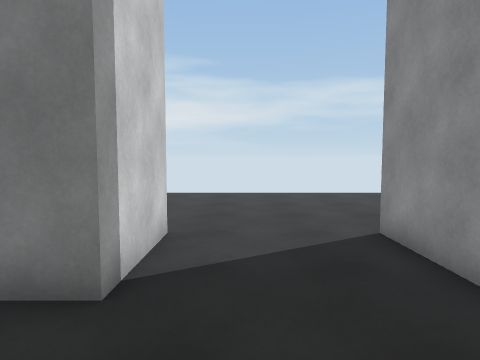
[1] (above)

24 first-person views from a walk through a Unity game level. The camera is 1.5 m above the floor, tilts 4° down and sees 75° across. The floor is counted in squares, 1 m on a side. Each view is taken from the middle of a square. On the plan, view 1 faces up. The plan holds only what a view shows up to about 15 squares ahead; the rest is blank. The place goes on beyond the plan.

[2]
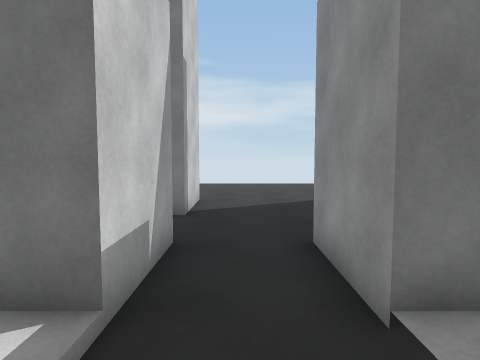

[3]
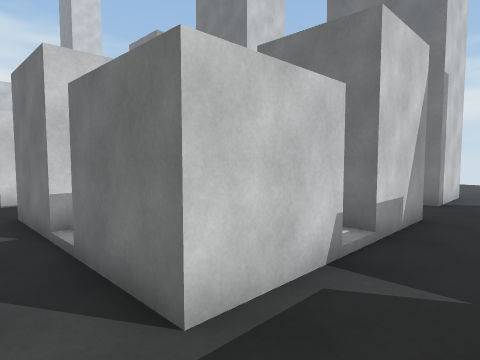

[4]
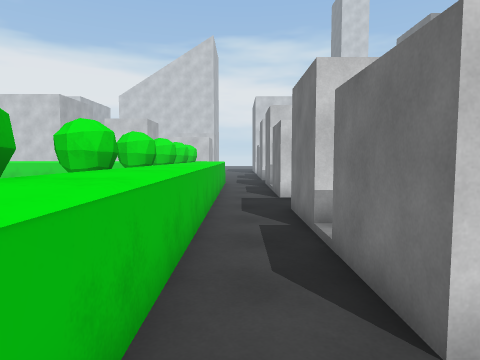

[5]
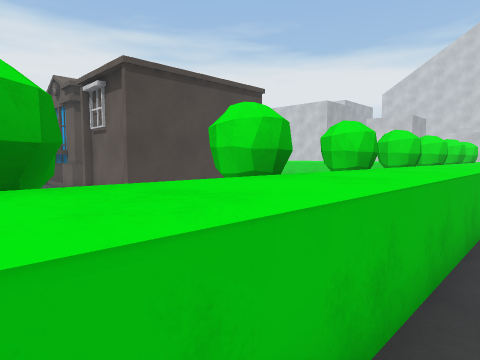

[6]
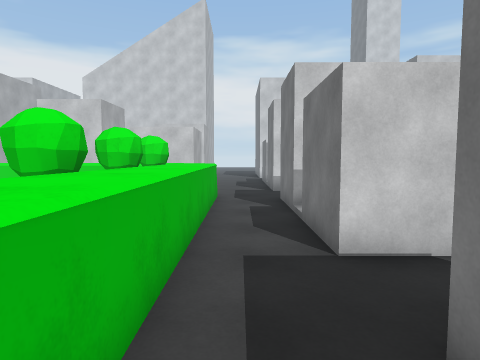

[7]
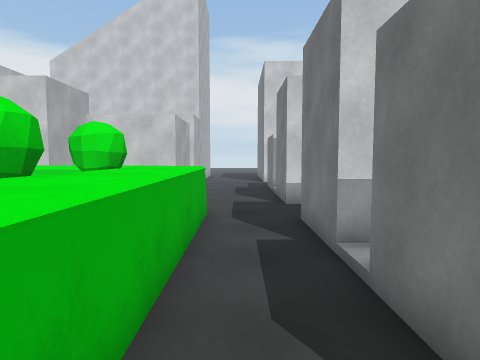

[8]
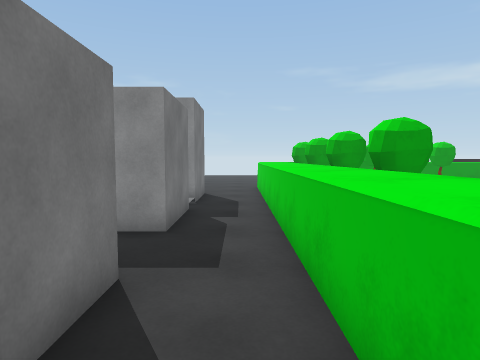

[9]
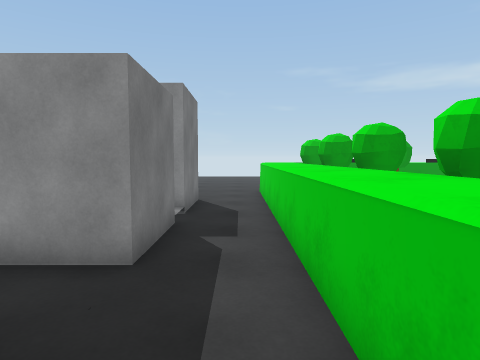

[10]
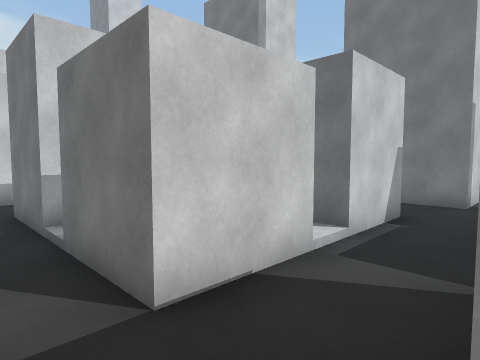

[11]
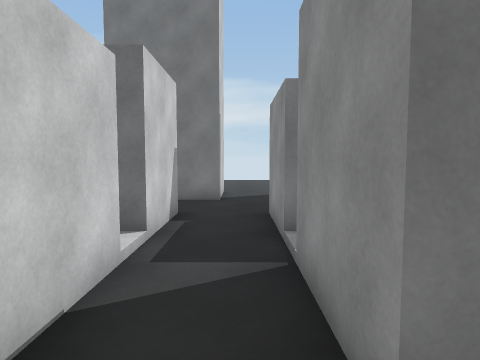

[12]
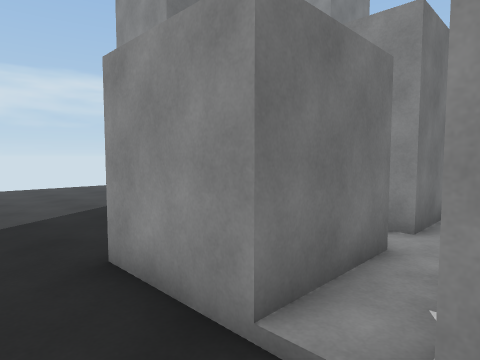

[13]
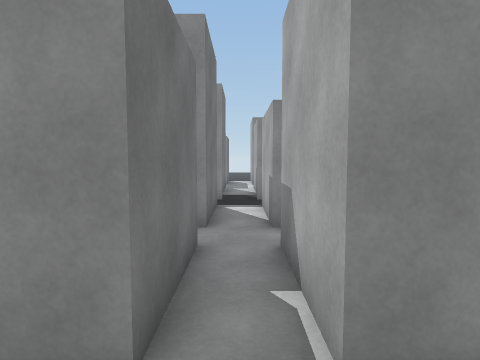

[14]
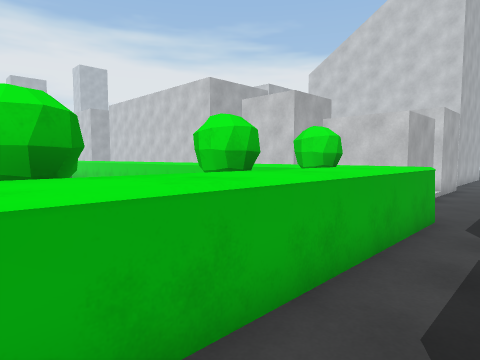

[15]
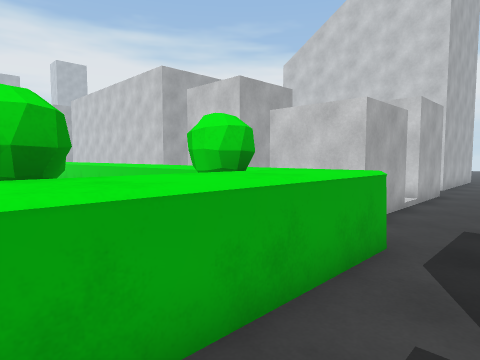

[16]
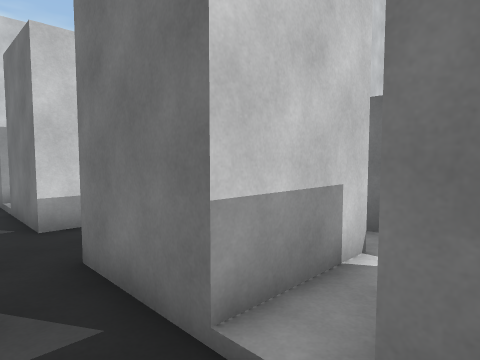

[17]
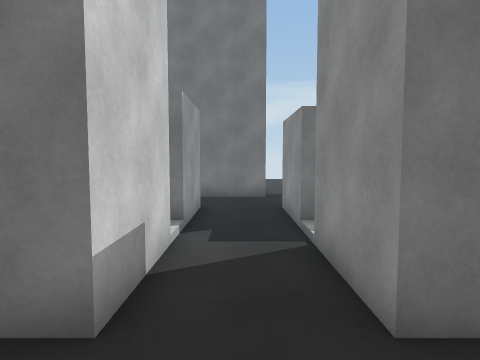

[18]
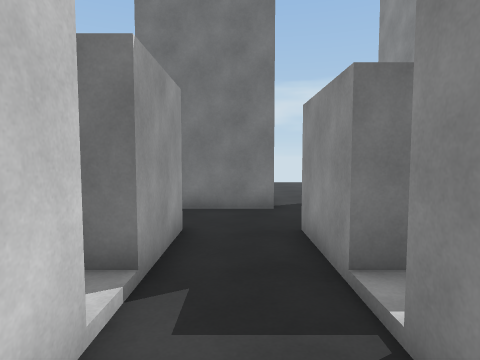

[19]
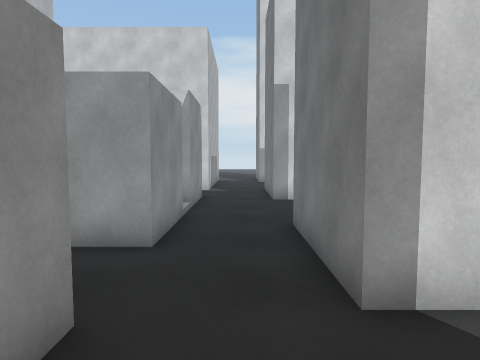

[20]
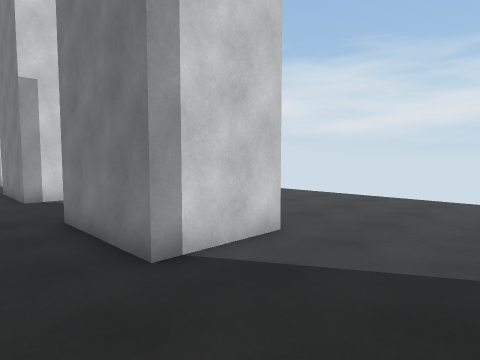

[21]
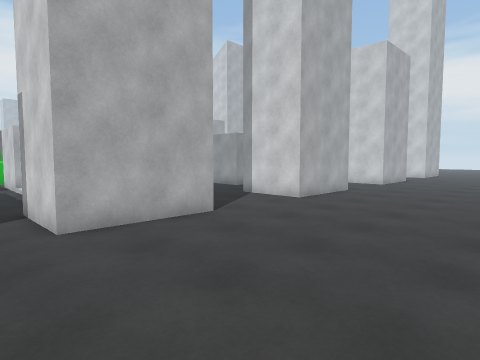

[22]
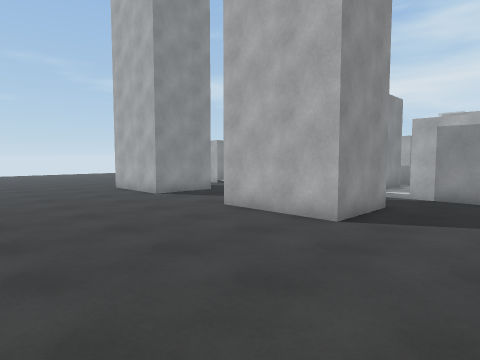

[23]
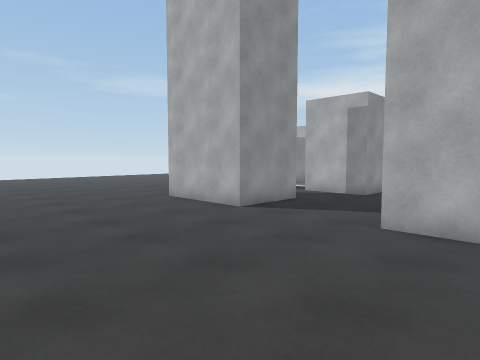

[24]
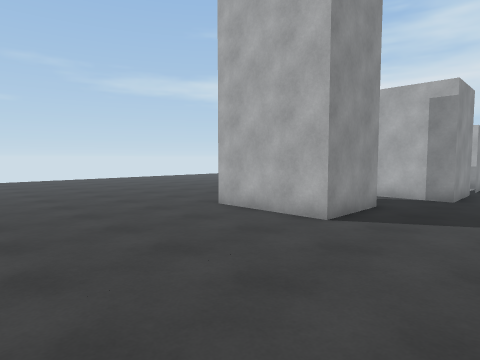

### Floor plan
Key: @ floor where view 1 was taken; # wall or solid block; . main floor; : floor 0.25 m higher than the main floor; / step, stairs or slope; ^ raised ledge.
Columns run from 22 left of view 1 to 8 right of it. Each row starts with its distance up from view 1.
 13 .......   .. ................
 12 ............. .................
 11 ...............................
 10 ...............................
  9 ...............................
  8 ...............................
  7 ...............................
  6 #####...#####....####....#####.
  5     #...    #....#  #....#
  4     #...    #....#  #....#
  3 #####...  ###....####....#
  2 ........   .......  ......
  1 ......  .  .......   ......
  0 ###.##     #..####   #@####
 -1  ##.##     #..#####  #.####
 -2  ##.####  ##..########.####
 -3  :/..: :   :../::::::/..:::
 -4   #.#  #:  #..########.####
 -5   #.#  #:  #..########.####
 -6 ###.####:###..########.####:###
 -7 ...............................
 -8 ...............................
 -9 ....^^^^^^^^^^^^^^^^^^^^^^^^^^^
-10 ### ^^^^^^^^^^^^^^^^^^^^^^^^^^
-11   # ^## ## ## ## # ## ## ## #
-12   # ^
-13  ## ^
-14  #. ^
-15  ## ^
-16   # ^
-17   # ^
-18     ^          ####
-19     ^             #
-20     ^             #
-21     ^             #
-22     ^
-23     ^             #
-24                   #
-25                   #

Where each view was taken, in squares from view 1:
view 1: 0 up, 0 right, facing up
view 2: 5 down, 0 right, facing up
view 3: 8 down, 1 right, facing up-left
view 4: 8 down, 1 right, facing left
view 5: 8 down, 1 right, facing down-left
view 6: 8 down, 6 left, facing left
view 7: 8 down, 10 left, facing left
view 8: 8 down, 5 left, facing right
view 9: 8 down, 3 left, facing right
view 10: 8 down, 8 left, facing up-left
view 11: 8 down, 9 left, facing up
view 12: 4 down, 10 left, facing up-right
view 13: 3 down, 10 left, facing right
view 14: 7 down, 10 left, facing down-left
view 15: 7 down, 13 left, facing down-left
view 16: 8 down, 13 left, facing up-left
view 17: 9 down, 19 left, facing up
view 18: 6 down, 19 left, facing up
view 19: 2 up, 15 left, facing left
view 20: 1 up, 14 left, facing up-left
view 21: 13 up, 8 left, facing down-left
view 22: 13 up, 9 left, facing down-right
view 23: 13 up, 4 left, facing down-right
view 24: 13 up, 1 left, facing down-right
